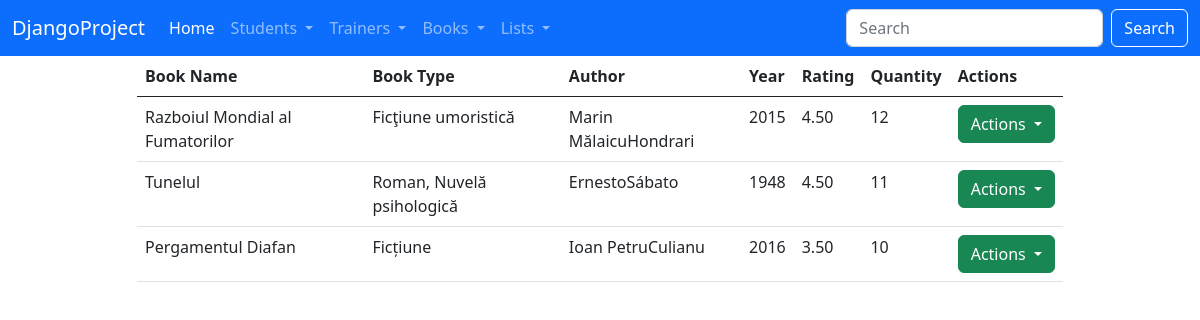
Screenshot of /list_of_books/ with the database file from the repository.
### book/models.py (models this page shows, shortened)
class Book(models.Model):
    book_name = models.CharField(max_length=45)
    author_first_name = models.CharField(max_length=30)
    author_last_name = models.CharField(max_length=30)
    book_year = models.CharField(max_length=4)
    book_type = models.CharField(max_length=30)
    book_rating = models.DecimalField(max_digits=4, decimal_places=2)
    book_available = models.BooleanField(default=True)
    book_quantity = models.IntegerField()
    book_description = models.TextField(max_length=300)
    created_at = models.DateTimeField(auto_now_add=True)
    updated_at = models.DateTimeField(auto_now=True)

### book/views.py (the view)
# urls.py: path('list_of_books/', views.BookListView.as_view(), name='list-of-books'),
class BookListView(ListView):
    template_name = 'book/list_of_books.html'
    model = Book
    context_object_name = 'all_books'

### templates/book/list_of_books.html (shortened to what this page needs)
{% extends 'base.html' %}
{% block content %}
    <div class="container">
        <div class="row">
            <div class="col-md-10 offset-md-1">
                <table class="table">
                    <thead class="card-header">
                    <tr>
                        <th>Book Name</th>
                        <th>Book Type</th>
                        <th>Author</th>
                        <th>Year</th>
                        <th>Rating</th>
                        <th>Quantity</th>
                        <th>Actions</th>
                    </tr>
                    </thead>
                    <tbody>
                    {% for book in all_books %}
                        <tr>
                            <td>{{ book.book_name }}</td>
                            <td>{{ book.book_type }}</td>
                            <td>{{ book.author_first_name }}{{ book.author_last_name }}</td>
                            <td>{{ book.book_year }}</td>
                            <td>{{ book.book_rating }}</td>
                            <td>{{ book.book_quantity }}</td>
                            <td>
                                <div class="dropdown">
                                    <button class="btn btn-success dropdown-toggle" type="button"
                                            data-bs-toggle="dropdown" aria-expanded="false">
                                        Actions
                                    </button>
                                </div>
                            </td>
                        </tr>
                    {% endfor %}
                    </tbody>
                </table>
            </div>
        </div>
    </div>
{% endblock %}

### rows the page displays
Book: book_name "Razboiul Mondial al Fumatorilor", book_type "Ficţiune umoristică", author_first_name "Marin Mălaicu", author_last_name "Hondrari", book_year "2015", book_rating "4.50", book_quantity "12"
Book: book_name "Tunelul", book_type "Roman, Nuvelă psihologică", author_first_name "Ernesto", author_last_name "Sábato", book_year "1948", book_rating "4.50", book_quantity "11"
Book: book_name "Pergamentul Diafan", book_type "Ficțiune", author_first_name "Ioan Petru", author_last_name "Culianu", book_year "2016", book_rating "3.50", book_quantity "10"
